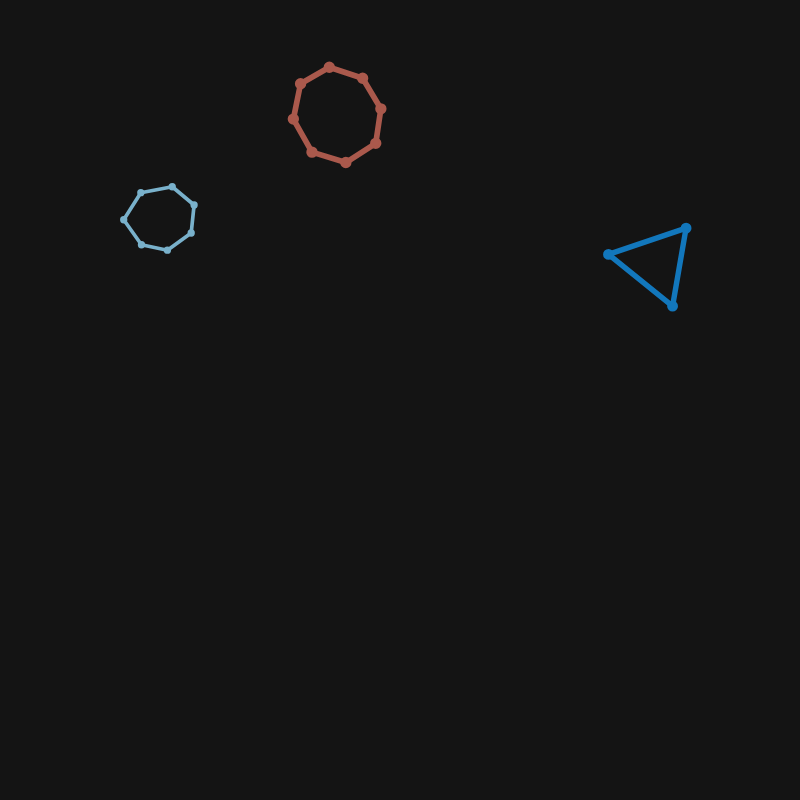
Frame 1 (no input)
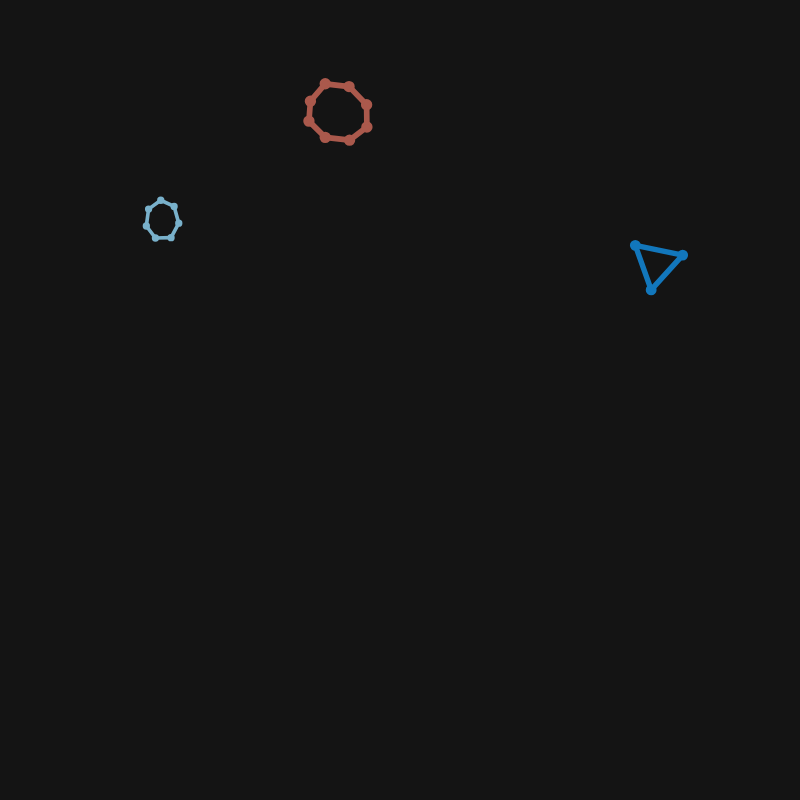
Frame 60 (no input)
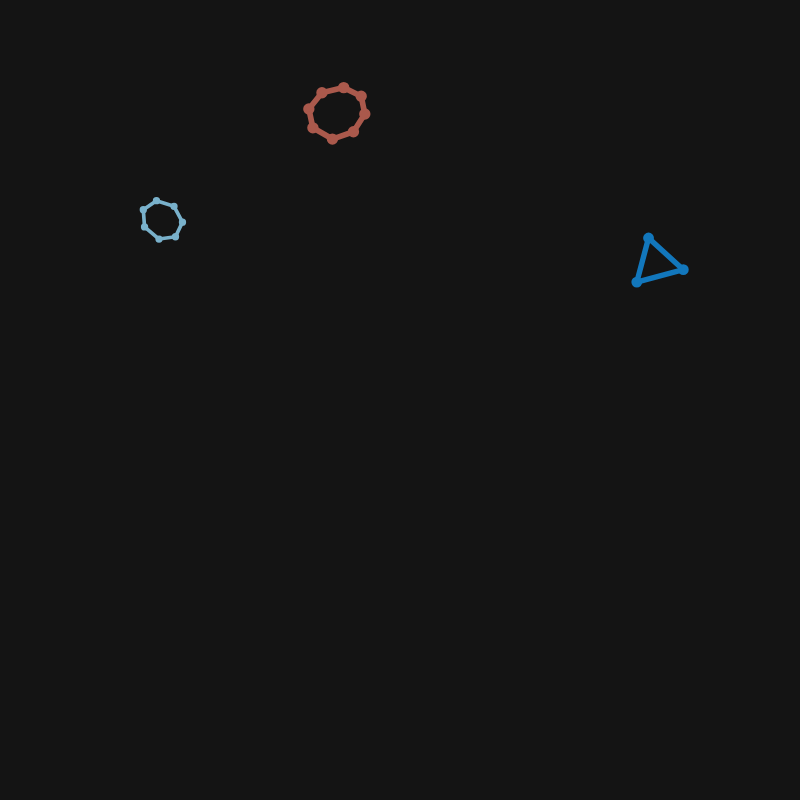
Frame 120 (the mouse pressed at the canvas centre since frame 60)

The p5.js sketch that drew these frames (run headless with seeded random() and noise() and a simulated clock; from frame 60 on, the mouse is pressed at the canvas centre):

// p5.js sketch
// ── sketch.js
let waveIncrement = 0;
let shapesArray = [];

class ShapePoint {
  constructor(name, shapePointX, shapePointY) {
    this.pointPrevious = null;
    this.pointNext = null;
    
    this.XOrigin = shapePointX;
    this.YOrigin = shapePointY;
    
    this.XOffset = 0;
    this.YOffset = 0;
    
    this.XResult = 0;
    this.YResult = 0;
  }
}

class Shape {
  constructor(name, sides, size, rotation, rotationChange, warpSpeed, warpScale, warpDirection, shapeOriginX, shapeOriginY) {
    this.name = name;
    this.sides = sides;
    this.size = size;
    this.sizeOffset = 20;
    this.rotation = rotation;
    this.rotationChange = rotationChange;
    this.shapeOrigin = new ShapePoint("origin", shapeOriginX, shapeOriginY);
    this.shapePoints = [];
    this.warpSpeed = warpSpeed;
    this.warpScale = warpScale;
    this.warpDirection = warpDirection;
    
    this.shapeColor = color(random(0, 255), random(0, 255), random(0, 255));
    this.specialShape = true;
    
    let lastShapePoint = null;
    
    for (let pointIndex = 0; pointIndex < sides; pointIndex += 1) {
      let newShapePoint = new ShapePoint(`${pointIndex}`, shapeOriginX, shapeOriginY);
      this.shapePoints.push(newShapePoint);
      
      if (lastShapePoint != null) {
        newShapePoint.pointPrevious = lastShapePoint;
        newShapePoint.pointPrevious.pointNext = newShapePoint;
      }
      
      lastShapePoint = newShapePoint;
    }
  }
  
  updateShape() {
    let pointCurrent = this.shapePoints[0];
    let pointNum = 0;
    while (pointCurrent) {
      
      // let v0 = createVector(this.shapeOrigin.XOrigin, this.shapeOrigin.YOrigin);
      
      // noStroke();
      let vectorAngle = p5.Vector.fromAngle(2 * PI / this.sides * pointNum + radians(this.rotation), this.size + this.sizeOffset);
      
      if (this.sizeOffset > 0) {
        this.sizeOffset -= 1;
      } else {
        this.sizeOffset = 0;
      }
      
      pointCurrent.XOffset = this.warpScale * sin(this.warpDirection * this.warpSpeed * (waveIncrement / 10) + pointNum);
      pointCurrent.YOffset = this.warpScale * sin(this.warpDirection * this.warpSpeed * (waveIncrement / 10) + pointNum);
      
      pointCurrent.XResult = this.shapeOrigin.XOrigin + vectorAngle.x + pointCurrent.XOffset;
      pointCurrent.YResult = this.shapeOrigin.YOrigin + vectorAngle.y + pointCurrent.YOffset;
      pointCurrent = pointCurrent.pointNext;
      if (pointNum < this.shapePoints.length) {
        pointNum += 1;
      } else {
        pointNum -= 1;
      }
      
      this.rotation += this.rotationChange;
    }
  }
  
  displayShape() {
    let pointCurrent = this.shapePoints[0];
    let pointLast = null;
    while (pointCurrent) {
      if (pointLast) {
        stroke(this.shapeColor);
        strokeWeight(this.size / 5);
        line(pointLast.XResult, pointLast.YResult, pointCurrent.XResult, pointCurrent.YResult);
      }
      stroke(this.shapeColor);
      strokeWeight(this.size / 5);
      if (this.specialShape) {
        circle(pointCurrent.XResult, pointCurrent.YResult, this.size / 5);
      }
      pointLast = pointCurrent;
      pointCurrent = pointCurrent.pointNext;
    }
    stroke(this.shapeColor);
    strokeWeight(this.size / 5);
    line(this.shapePoints[0].XResult, this.shapePoints[0].YResult, this.shapePoints[this.shapePoints.length - 1].XResult, this.shapePoints[this.shapePoints.length - 1].YResult);
  }
}

function setup() {
  createCanvas(800, 800); // 800px X 800px canvas size
  
  let possibleShapeProperties = {
    sides: floor(random(3, 9)),
    size: random(1000, 5000) / 100,
    rotation: random(-360, 361),
    rotationChange: random(-500, 500) / 1000,
    warpSpeed: random(100, 200) / 100,
    warpScale: random(200, 300) / 100,
    warpDirection: random(-100, 100) / 100,
    shapeOriginX: floor(random(0 + 50, width - 100)),
    shapeOriginY: floor(random(0 + 50, height - 100))
  }
  
  for (let increment = 0; increment < 3; increment += 1) {
    let shapeNew = new Shape("geometry", possibleShapeProperties.sides, possibleShapeProperties.size, possibleShapeProperties.rotation, possibleShapeProperties.rotationChange, possibleShapeProperties.warpSpeed, possibleShapeProperties.warpScale, possibleShapeProperties.warpDirection, possibleShapeProperties.shapeOriginX, possibleShapeProperties.shapeOriginY);
    shapesArray.push(shapeNew);
    
    possibleShapeProperties.sides = floor(random(3, 9));
    possibleShapeProperties.size = random(1000, 5000) / 100;
    possibleShapeProperties.rotation = random(-360, 361);
    possibleShapeProperties.rotationChange = random(-500, 500) / 1000;
    possibleShapeProperties.warpSpeed = random(100, 200) / 100;
    possibleShapeProperties.warpScale = random(200, 300) / 100;
    possibleShapeProperties.warpDirection = random(-100, 100) / 100,
    possibleShapeProperties.shapeOriginX = floor(random(0 + 50, width - 100));
    possibleShapeProperties.shapeOriginY = floor(random(0 + 50, height - 100));
  }
}

function draw() {
  background(20, 20, 20);
  
  /*
  rectMode(CENTER);
  textSize(32);
  text('Vector germs', width / 2 - 64, height / 2);
  describe("Vector germs");
  */
  
  for (let increment = 0; increment < shapesArray.length; increment += 1) {
    shapesArray[increment].updateShape();
    shapesArray[increment].displayShape();
  }
  
  
  
  waveIncrement += 1;
}

function mouseClicked() {

let possibleShapeProperties = {
  sides: floor(random(3, 9)),
  size: random(1000, 5000) / 100,
  rotation: random(-360, 361),
  rotationChange: random(-500, 500) / 1000,
  warpSpeed: random(100, 200) / 100,
  warpScale: random(200, 300) / 100,
  warpDirection: random(-100, 100) / 100,
  shapeOriginX: floor(random(0 + 50, width - 100)),
  shapeOriginY: floor(random(0 + 50, height - 100))
}
  
  let shapeNew = new Shape("geometry", possibleShapeProperties.sides, possibleShapeProperties.size, possibleShapeProperties.rotation, possibleShapeProperties.rotationChange, possibleShapeProperties.warpSpeed, possibleShapeProperties.warpScale, possibleShapeProperties.warpDirection, possibleShapeProperties.shapeOriginX, possibleShapeProperties.shapeOriginY);
  shapesArray.push(shapeNew);
}
/*
// sketch.js - purpose and description here
// Author: Your Name
// Date:

// Here is how you might set up an OOP p5.js project
// Note that p5.js looks for a file called sketch.js

// Constants - User-servicable parts
// In a longer project I like to put these in a separate file
const VALUE1 = 1;
const VALUE2 = 2;

// Globals
let myInstance;
let canvasContainer;

class MyClass {
    constructor(param1, param2) {
        this.property1 = param1;
        this.property2 = param2;
    }

    myMethod() {
        // code to run when method is called
    }
}

// setup() function is called once when the program starts
function setup() {
    // place our canvas, making it fit our container
    canvasContainer = $("#canvas-container");
    let canvas = createCanvas(canvasContainer.width(), canvasContainer.height());
    canvas.parent("canvas-container");
    // resize canvas is the page is resized
    $(window).resize(function() {
        console.log("Resizing...");
        resizeCanvas(canvasContainer.width(), canvasContainer.height());
    });
    // create an instance of the class
    myInstance = new MyClass(VALUE1, VALUE2);

    var centerHorz = windowWidth / 2;
    var centerVert = windowHeight / 2;
}

// draw() function is called repeatedly, it's the main animation loop
function draw() {
    background(220);    
    // call a method on the instance
    myInstance.myMethod();

    // Put drawings here
    var centerHorz = canvasContainer.width() / 2 - 125;
    var centerVert = canvasContainer.height() / 2 - 125;
    fill(234, 31, 81);
    noStroke();
    rect(centerHorz, centerVert, 250, 250);
    fill(255);
    textStyle(BOLD);
    textSize(140);
    text("p5*", centerHorz + 10, centerVert + 200);
}

// mousePressed() function is called once after every time a mouse button is pressed
function mousePressed() {
    // code to run when mouse is pressed
}
*/
